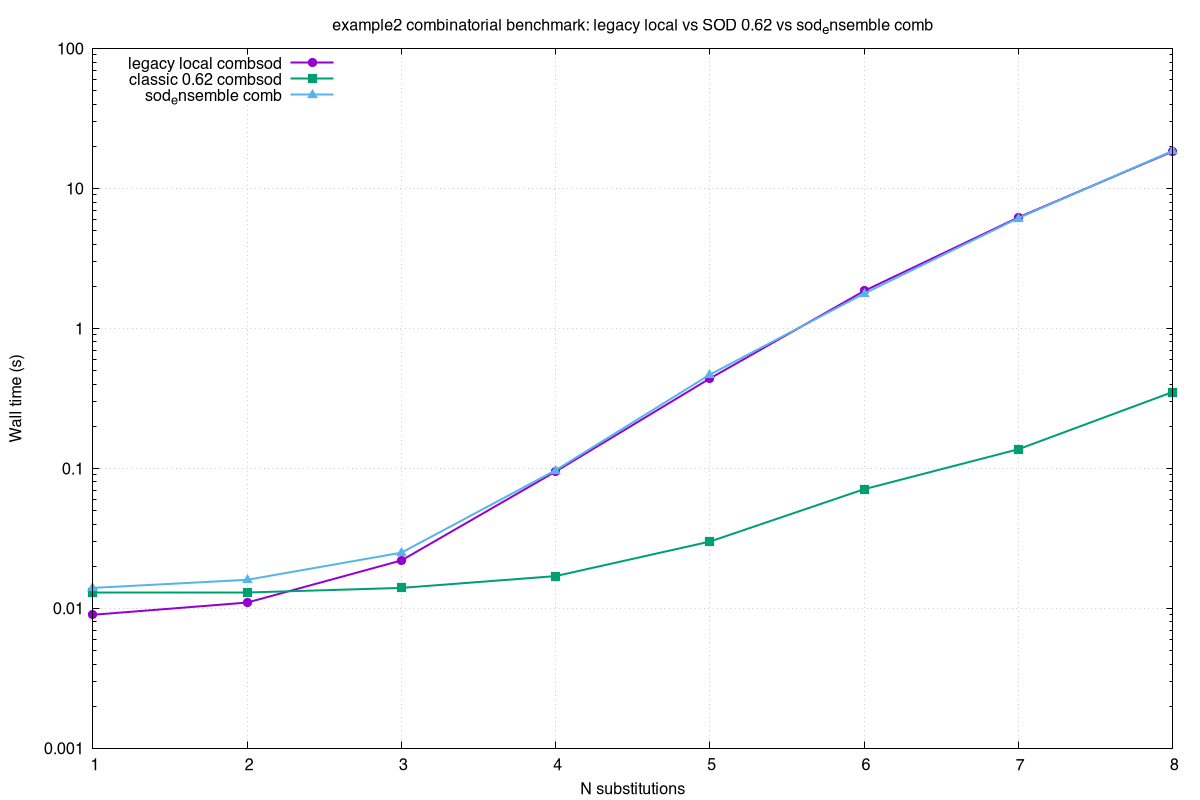

Reproduce this figure in gnuplot.
set terminal pngcairo size 1200,800 enhanced font 'Helvetica,12'
set output '/home/salvador/coding/sod/sod/test/benchmark_comb_versions_example2.png'
set datafile separator ','
set key left top
set xlabel 'N substitutions'
set ylabel 'Wall time (s)'
set title 'example2 combinatorial benchmark: legacy local vs SOD 0.62 vs sod_ensemble comb'
set grid ytics xtics
set logscale y
set xtics 1
plot \
  '/home/salvador/coding/sod/sod/test/benchmark_comb_versions_example2.csv' using 1:2 with linespoints lw 2 pt 7 ps 1.2 title 'legacy local combsod', \
  '/home/salvador/coding/sod/sod/test/benchmark_comb_versions_example2.csv' using 1:3 with linespoints lw 2 pt 5 ps 1.2 title 'classic 0.62 combsod', \
  '/home/salvador/coding/sod/sod/test/benchmark_comb_versions_example2.csv' using 1:4 with linespoints lw 2 pt 9 ps 1.2 title 'sod_ensemble comb'
